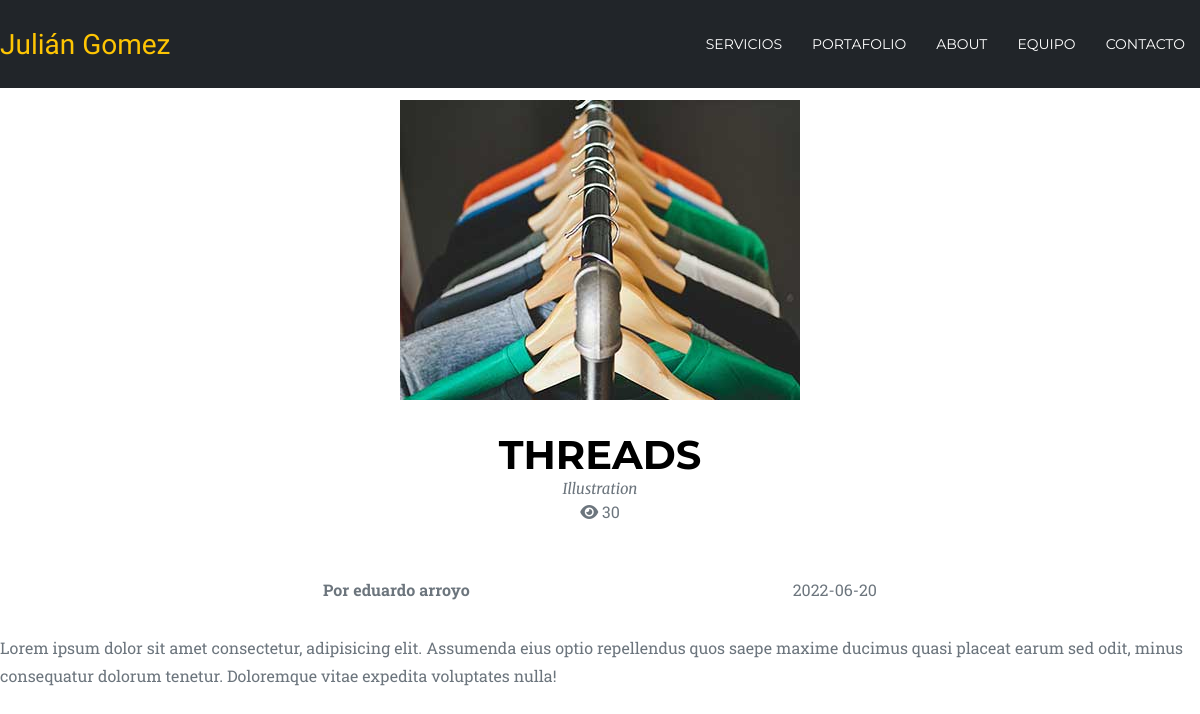
The page /portafolio.php?id=1 on the database as committed earlier.
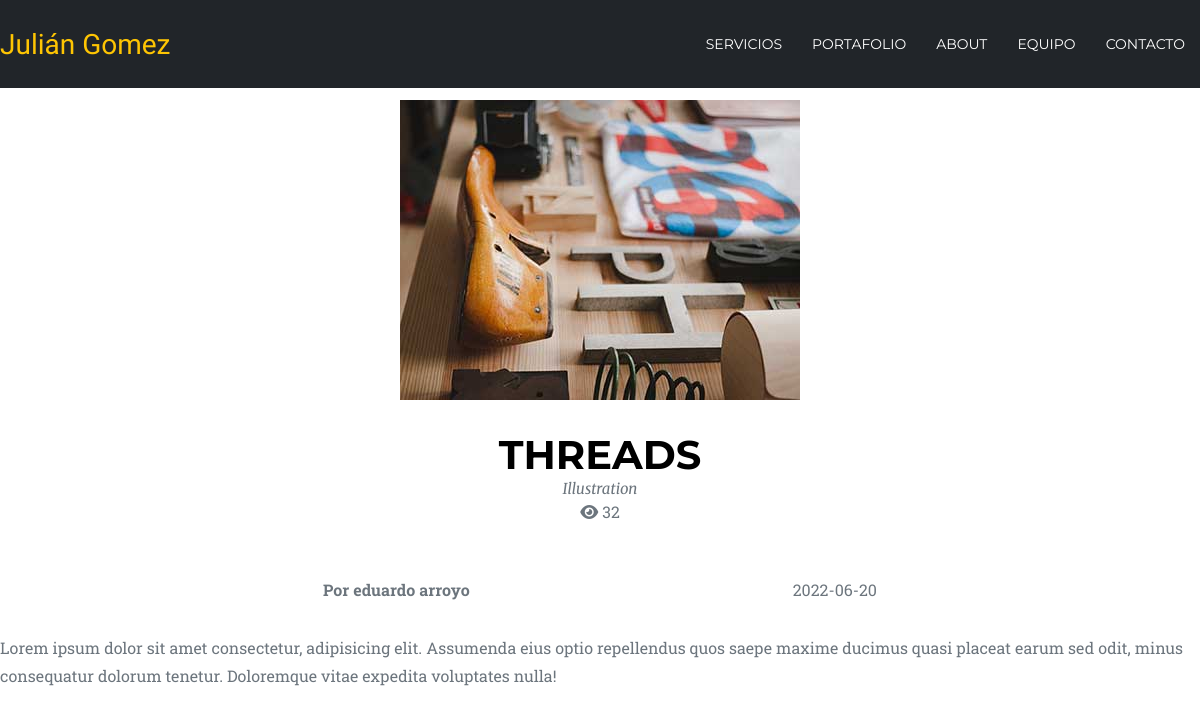
The same page on the database as committed later.
### tables this page shows
CREATE TABLE `portafolio` (
  `port_id` int(10) UNSIGNED NOT NULL,
  `port_titulo` varchar(20) NOT NULL,
  `port_subtitulo` varchar(20) NOT NULL,
  `port_img` text NOT NULL,
  `port_contenido` text NOT NULL,
  `port_fecha` date NOT NULL,
  `port_user_id` int(11) NOT NULL,
  `port_status` varchar(20) DEFAULT NULL,
  `port_vistas` int(11) DEFAULT 0
);

CREATE TABLE `usuarios` (
  `user_id` int(10) UNSIGNED NOT NULL,
  `user_nombres` varchar(255) NOT NULL,
  `user_apellidos` varchar(255) NOT NULL,
  `user_email` varchar(255) NOT NULL,
  `user_img` text DEFAULT NULL,
  `user_pass` varchar(255) NOT NULL,
  `user_token` text DEFAULT NULL,
  `user_status` tinyint(4) DEFAULT 0 COMMENT 'status 0: ususario no activado, status 1: usuario activado',
  `user_rol` varchar(50) NOT NULL DEFAULT 'suscriptor'
);

### resources/controllers/helpers.php (called while the page is built, shortened)
<?php
    function query($consulta){
        global $conexion;
        return mysqli_query($conexion, $consulta);
    }
    function fetch_array($query){
        return mysqli_fetch_array($query);
    }
    function limpiar_string($str){
        global $conexion;
        return mysqli_real_escape_string($conexion, $str);
    }
            ?>

### resources/controllers/portafolioController.php (called while the page is built, shortened)
<?php
    function get_portafolio_individual(){
        if(isset($_GET['id'])){
            $port_id = limpiar_string(trim($_GET['id']));
            $query = query("UPDATE portafolio SET port_vistas = port_vistas + 1 WHERE port_id = {$port_id}");
            $query = query("SELECT * FROM portafolio a INNER JOIN usuarios b ON a.port_user_id = b.user_id WHERE a.port_id = {$port_id}");
            return fetch_array($query);
        }
    }
?>

### public/portafolio.php (the view, shortened to what this page needs)
<?php include(VIEW_FRONT . DS . "head.php"); ?>
<?php include(VIEW_FRONT . DS . "header_port.php"); ?>
    <?php $fila = get_portafolio_individual(); ?>
    <section class="portafolio pt-10">
        <div class="portafolio__contenedor contenedor">
            <img src="img/portafolio/<?php echo $fila['port_img'] ?>" alt="" class="block-center">
            <h2 class="text-center titulo-n2 mt-3"><?php echo $fila['port_titulo']; ?></h2>
            <p class="descri-n2 text-center"><?php echo $fila['port_subtitulo']; ?></p>
            <p class="descri-n3 text-center">
                <i class="fa-solid fa-eye"></i> <?php echo $fila['port_vistas']; ?>
            </p>
            <div class="d-flex justify-evenly mt-5">
                <div class="descri-n3"><strong>Por <?php echo $fila['user_nombres'] . " " . $fila['user_apellidos']; ?></strong></div>
                <div class="descri-n3"><?php echo $fila['port_fecha']; ?></div>
            </div>
            <p class="descri-n3 mt-3"><?php echo $fila['port_contenido']; ?></p>
        </div>
    </section>
<?php include(VIEW_FRONT . DS . "footer.php"); ?>

Rows that differ between the two databases and show on the page:
changed portafolio "THREADS": port_img: a different picture; port_vistas "30" → "32"
